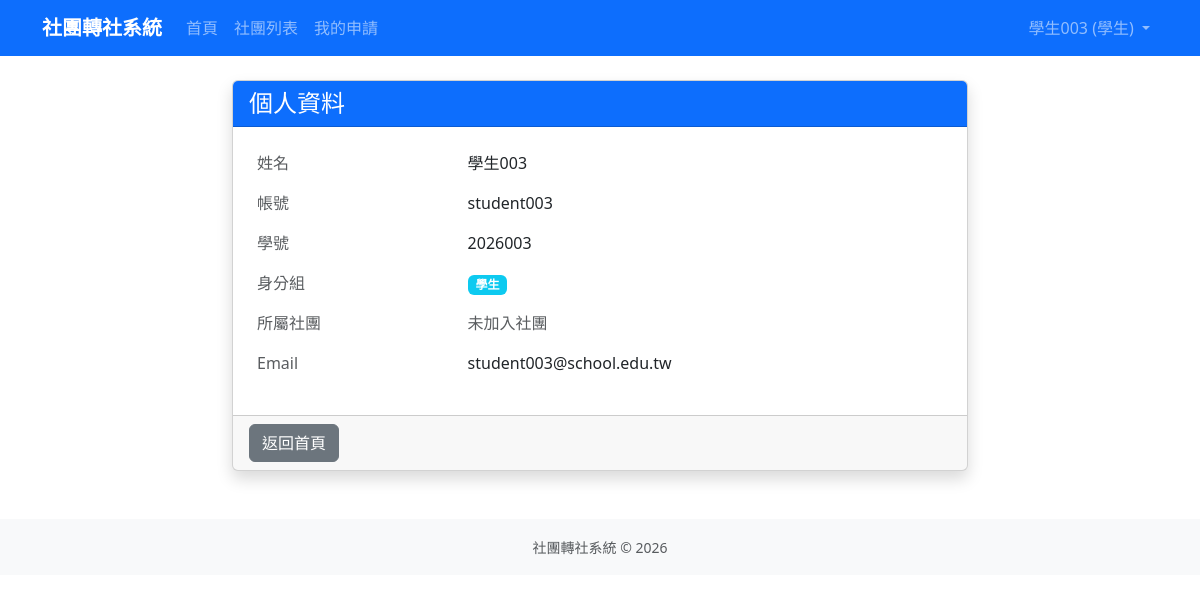
Page /profile/ (signed in) on the earlier database version.
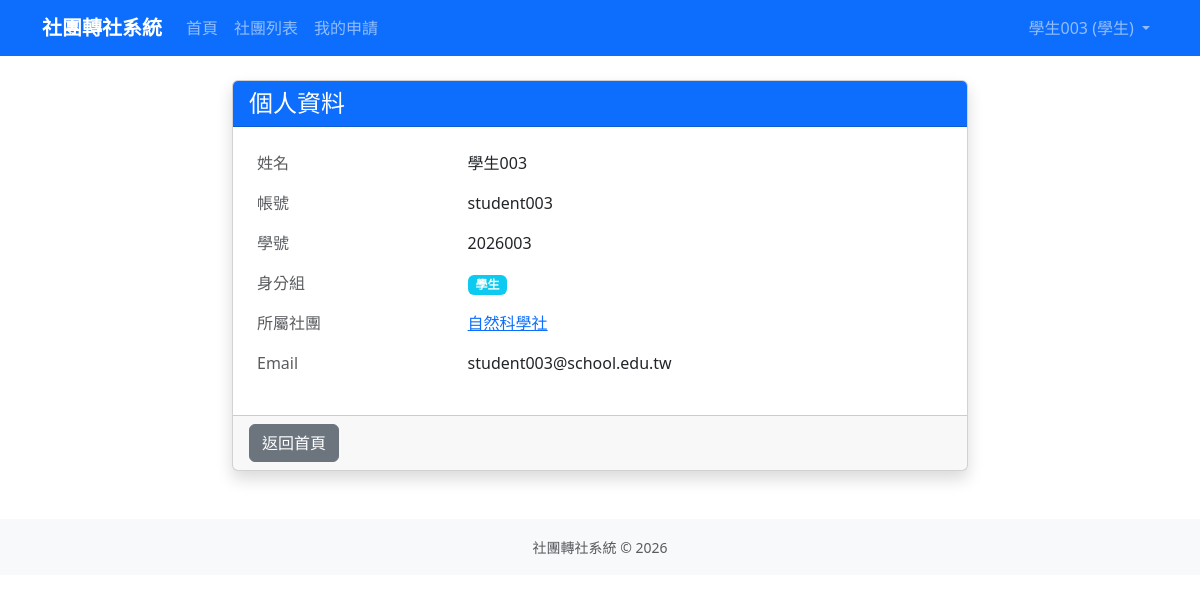
Same page on the later database version.
### accounts/models.py (models this page shows, shortened)
class User(django.contrib.auth.models.AbstractUser):
    ROLE_CHOICES = [
        ('student', '學生'),
        ('president', '社長'),
        ('teacher', '指導老師'),
        ('admin', '訓育組（管理員）'),
    ]
    role = models.CharField(
        max_length=20,
        choices=ROLE_CHOICES,
        default='student',
        verbose_name='身分組'
    )
    student_id = models.CharField(
        max_length=20,
        blank=True,
        verbose_name='學號'
    )
    class_name = models.CharField(
        max_length=20,
        blank=True,
        verbose_name='班級'
    )
    seat_number = models.PositiveSmallIntegerField(
        null=True,
        blank=True,
        verbose_name='座號'
    )
    club = models.ForeignKey(
        'clubs.Club',
        on_delete=models.SET_NULL,
        null=True,
        blank=True,
        verbose_name='所屬社團',
        related_name='members'
    )
    class Meta:
        verbose_name = '使用者'
        verbose_name_plural = '使用者'

### clubs/models.py (models this page shows, shortened)
class Club(models.Model):
    CATEGORY_CHOICES = [
        ('academic', '學術類'),
        ('arts', '藝文類'),
        ('performance', '藝能類'),
        ('recreation', '康輔類'),
        ('sports', '體育類'),
    ]
    code = models.CharField(max_length=10, unique=True, null=True, blank=True, verbose_name='社團代號')
    name = models.CharField(max_length=100, verbose_name='社團名稱')
    teacher = models.CharField(max_length=50, default='', verbose_name='指導老師')
    president = models.CharField(max_length=50, default='', verbose_name='社長')
    location = models.CharField(max_length=100, blank=True, verbose_name='社課場地')
    category = models.CharField(max_length=20, choices=CATEGORY_CHOICES, blank=True, verbose_name='類別')
    description = models.TextField(blank=True, verbose_name='社團描述')
    max_members = models.PositiveIntegerField(default=30, verbose_name='人數上限')
    current_members = models.PositiveIntegerField(default=0, verbose_name='現有人數')
    is_active = models.BooleanField(default=True, verbose_name='啟用中')
    created_at = models.DateTimeField(auto_now_add=True, verbose_name='建立時間')
    updated_at = models.DateTimeField(auto_now=True, verbose_name='更新時間')
    class Meta:
        verbose_name = '社團'
        verbose_name_plural = '社團'
        ordering = ['name']

### accounts/views.py (the view)
# urls.py: path('profile/', views.ProfileView.as_view(), name='profile'),
class ProfileView(LoginRequiredMixin, TemplateView):
    template_name = 'accounts/profile.html'

### transfers/context_processors.py (called while the page is built)
def transfer_window(request):
    return get_transfer_window_state()

### transfers/models.py (called while the page is built)
    @classmethod
    def get_current(cls):
        return cls.objects.order_by('-updated_at', '-pk').first()

    def is_open(self, today=None):
        if self.is_paused:
            return False
        today = today or timezone.localdate()
        return self.start_date <= today <= self.end_date

    def get_status(self, today=None):
        if self.is_paused:
            return 'paused'
        today = today or timezone.localdate()
        if today < self.start_date:
            return 'not_started'
        if today > self.end_date:
            return 'ended'
        return 'open'

### transfers/services.py (called while the page is built)
def get_transfer_window_state():
    transfer_window = TransferWindow.get_current()
    is_open = transfer_window.is_open() if transfer_window else False
    status = transfer_window.get_status() if transfer_window else 'not_configured'
    return {
        'transfer_window': transfer_window,
        'transfer_window_is_open': is_open,
        'transfer_window_status': status,
        'transfer_window_is_paused': status == 'paused',
    }

### templates/accounts/profile.html (shortened to what this page needs)
{% extends 'base.html' %}
{% block content %}
<div class="row justify-content-center">
    <div class="col-md-8">
        <div class="card shadow">
            <div class="card-header bg-primary text-white">
                <h4 class="mb-0">個人資料</h4>
            </div>
            <div class="card-body">
                <table class="table table-borderless">
                    <tr>
                        <td class="text-muted" width="30%">姓名</td>
                        <td>{{ user.get_full_name|default:user.username }}</td>
                    </tr>
                    <tr>
                        <td class="text-muted">帳號</td>
                        <td>{{ user.username }}</td>
                    </tr>
                    <tr>
                        <td class="text-muted">學號</td>
                        <td>{{ user.student_id|default:"未設定" }}</td>
                    </tr>
                    <tr>
                        <td class="text-muted">身分組</td>
                        <td><span class="badge bg-info">{{ user.get_role_display }}</span></td>
                    </tr>
                    <tr>
                        <td class="text-muted">所屬社團</td>
                        <td>
                            {% if user.club %}
                                <a href="{% url 'club_detail' user.club.pk %}">{{ user.club.name }}</a>
                            {% else %}
                                <span class="text-muted">未加入社團</span>
                            {% endif %}
                        </td>
                    </tr>
                    <tr>
                        <td class="text-muted">Email</td>
                        <td>{{ user.email|default:"未設定" }}</td>
                    </tr>
                </table>
            </div>
            <div class="card-footer">
                <a href="{% url 'home' %}" class="btn btn-secondary">返回首頁</a>
            </div>
        </div>
    </div>
</div>
{% endblock %}

### templates/base.html (shortened to what this page needs)
<!DOCTYPE html>
<html lang="zh-TW">
<head>
    <link href="https://cdn.jsdelivr.net/npm/bootstrap@5.3.0/dist/css/bootstrap.min.css" rel="stylesheet">
</head>
<body>
    <nav class="navbar navbar-expand-lg navbar-dark bg-primary">
        <div class="container">
            <a class="navbar-brand" href="{% url 'home' %}">社團轉社系統</a>
            <div class="collapse navbar-collapse" id="navbarNav">
                <ul class="navbar-nav me-auto">
                    <li class="nav-item">
                        <a class="nav-link" href="{% url 'home' %}">首頁</a>
                    </li>
                    <li class="nav-item">
                        <a class="nav-link" href="{% url 'club_list' %}">社團列表</a>
                    </li>
                    {% if user.is_authenticated %}
                        {% if user.role == 'student' %}
                            <li class="nav-item">
                                <a class="nav-link" href="{% url 'my_requests' %}">我的申請</a>
                            </li>
                        {% endif %}
                    {% endif %}
                </ul>
                <ul class="navbar-nav">
                    {% if user.is_authenticated %}
                        <li class="nav-item dropdown">
                            <a class="nav-link dropdown-toggle" href="#" role="button" data-bs-toggle="dropdown">
                                {{ user.get_full_name|default:user.username }} ({{ user.get_role_display }})
                            </a>
                        </li>
                    {% else %}
                        <li class="nav-item">
                            <a class="nav-link" href="{% url 'login' %}">登入</a>
                        </li>
                    {% endif %}
                </ul>
            </div>
        </div>
    </nav>
    <main class="container my-4">
        {% block content %}{% endblock %}
    </main>
    <footer class="bg-light py-3 mt-5">
        <div class="container text-center text-muted">
            <small>社團轉社系統 &copy; 2026</small>
        </div>
    </footer>
</body>
</html>

### templates/base.html (style rules this page uses)
.navbar-brand { font-weight: bold; }

Differences in the rows shown:
changed User "學生003": club_id empty → 34 (drawn); club.name (not shown) → "自然科學社"
Other differences:
text no longer shown: "未加入社團"
